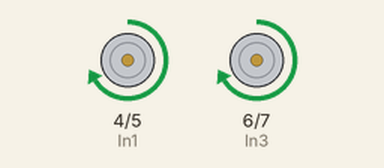
Simulated run of this sketch. Board: Arduino Uno, built with avr-gcc and run on an emulated ATmega328P. On the bench: motor-driver pin pairs drawn as motors (green arrow = first pin HIGH = forward, orange = second pin HIGH = backward, longer = more drive, scaled by the enable pin).

Above: at 1.0 s.
At 5.5 s:
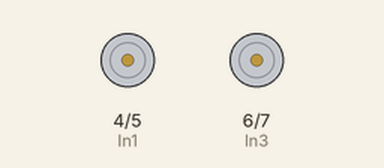
Timing chart, 0 to 6.9 s (numbered marks = the images above):
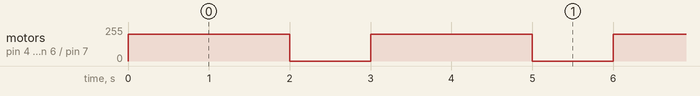

The sketch:

L298NDriveStraight.ino
```cpp
//Motor Connections
#define EnA 9
#define EnB 10
#define In1 4
#define In2 5
#define In3 6
#define In4 7

void setup()
{
  // All motor control pins are outputs
  pinMode(EnA, OUTPUT);
  pinMode(EnB, OUTPUT);
  pinMode(In1, OUTPUT);
  pinMode(In2, OUTPUT);
  pinMode(In3, OUTPUT);
  pinMode(In4, OUTPUT);
}

void goStraight()   //run both motors
{
  // turn on motor A
  digitalWrite(In1, HIGH);
  digitalWrite(In2, LOW);
  // set speed of motor A
  analogWrite(EnA, 200);
  // turn on motor B
  digitalWrite(In3, HIGH);
  digitalWrite(In4, LOW);
  // set speed of motor B
  analogWrite(EnB, 200);
  delay(2000);
  // now turn off motors
  digitalWrite(In1, LOW);
  digitalWrite(In2, LOW);
  digitalWrite(In3, LOW);
  digitalWrite(In4, LOW);
}
void loop()
{
  goStraight();
  delay(1000);
}
```

Measured:
- by itself, motor on pin 4 (In1) / pin 5 (In2), motor on pin 6 (In3) / pin 7 (In4): alternates forward 200/255 for 2.0 s and stopped for 1.0 s
